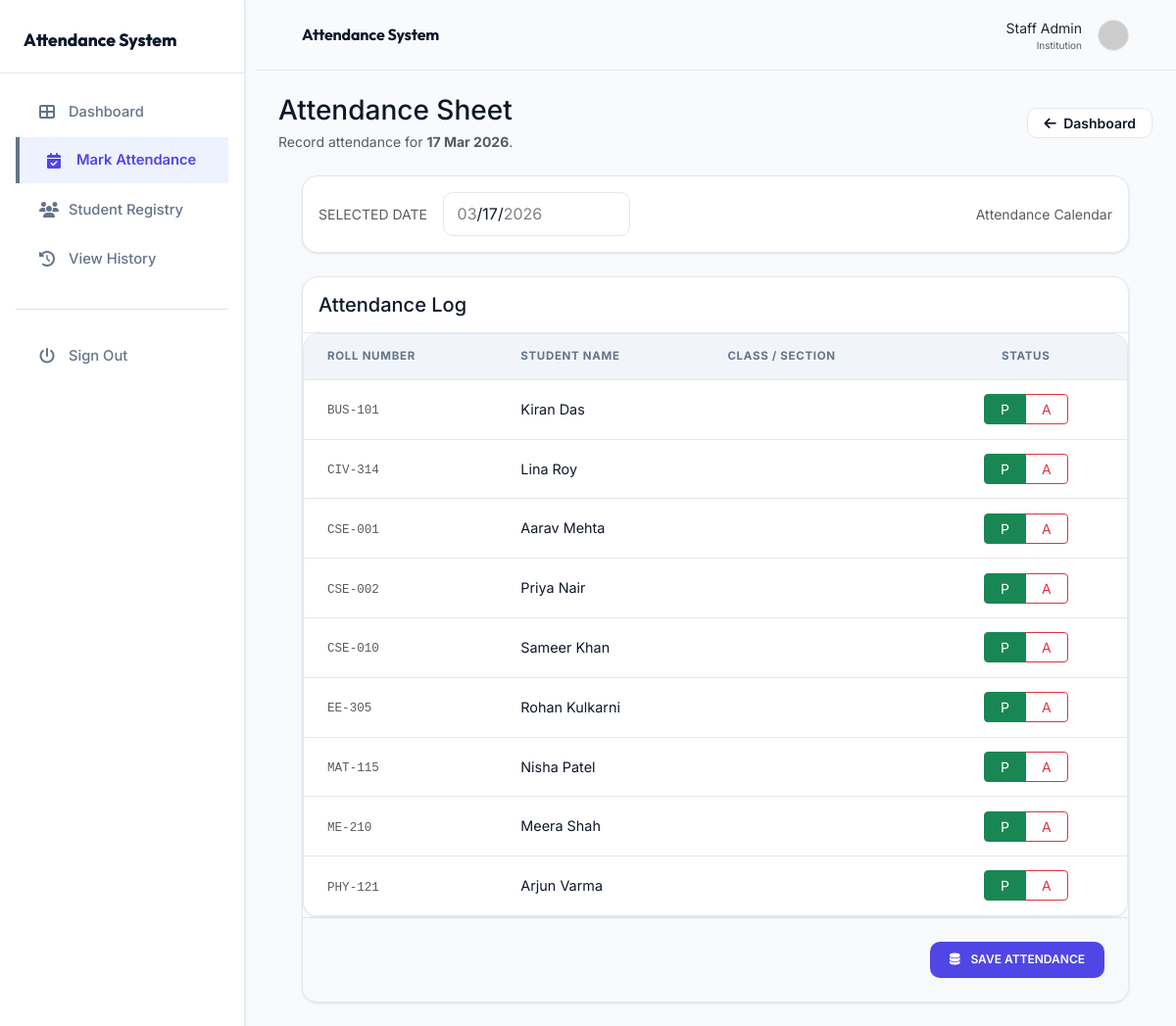
The page /03_student_attendance/mark_attendance.php (signed in) on the database its author committed.
### tables this page shows
CREATE TABLE IF NOT EXISTS students (
    id INT AUTO_INCREMENT PRIMARY KEY,
    name VARCHAR(100) NOT NULL,
    roll_no VARCHAR(20) NOT NULL UNIQUE,
    dept_id INT NOT NULL,
    email VARCHAR(100),
    phone VARCHAR(20),
    gender ENUM('Male', 'Female', 'Other'),
    created_at TIMESTAMP DEFAULT CURRENT_TIMESTAMP,
    FOREIGN KEY (dept_id) REFERENCES departments(id) ON DELETE CASCADE
);

### 03_student_attendance/mark_attendance.php (the view, shortened to what this page needs)
<?php
include 'includes/header.php';
include 'includes/sidebar.php';
require_once 'config.php';
$today = date('Y-m-d');
$attendance_date = isset($_GET['attendance_date']) ? $_GET['attendance_date'] : $today;
$students = $conn->query("SELECT * FROM students ORDER BY roll_no ASC");
$existing_attendance = [];
$attendance_locked = !empty($existing_attendance);
?>
<div class="executive-header mt-4 mb-4">
    <div class="d-flex justify-content-between align-items-center">
        <div>
            <h1 class="outfit fw-700 h3 mb-1">Attendance Sheet</h1>
            <p class="text-muted small mb-0">Record attendance for <strong><?php echo date('d M Y', strtotime($attendance_date)); ?></strong>.</p>
        </div>
        <div class="d-flex gap-2">
            <a href="index.php" class="btn btn-light btn-sm px-3 border">
                <i class="fas fa-arrow-left me-1"></i> Dashboard
            </a>
        </div>
    </div>
</div>
<div class="container-fluid">
    <div class="card mb-4 border-0 shadow-sm">
        <div class="card-body p-3">
            <form action="" method="get" class="row g-3 align-items-center no-print">
                <div class="col-auto">
                    <label class="form-label small fw-700 text-muted mb-0 text-uppercase tracking-widest">Selected Date</label>
                </div>
                <div class="col-md-3">
                    <input type="date" name="attendance_date" class="form-control" value="<?php echo $attendance_date; ?>" min="<?php echo $today; ?>" max="<?php echo $today; ?>" readonly required>
                </div>
                <div class="col-auto ms-auto">
                    <div class="small text-muted fw-600">Attendance Calendar</div>
                </div>
            </form>
        </div>
    </div>
    <div class="card border-0 shadow-sm overflow-hidden">
        <div class="card-header bg-white py-3 border-bottom">
            <h5 class="card-title mb-0 outfit fw-600">Attendance Log</h5>
        </div>
        <div class="card-body p-0">
            <form action="save_attendance.php" method="post">
                <div class="table-responsive">
                    <table class="table table-hover align-middle mb-0">
                        <thead>
                            <tr>
                                <th class="ps-4">Roll Number</th>
                                <th>Student Name</th>
                                <th>Class / Section</th>
                                <th class="text-center pe-4">Status</th>
                            </tr>
                        </thead>
                        <tbody>
                            <?php if ($students->num_rows > 0): ?>
                                <?php while($student = $students->fetch_assoc()): ?>
                                    <?php
                                        $s_id = $student['id'];
                                    ?>
                                    <tr>
                                        <td class="ps-4"><code class="text-muted"><?php echo htmlspecialchars($student['roll_no']); ?></code></td>
                                        <td class="fw-600"><?php echo htmlspecialchars($student['name']); ?></td>
                                        <td><span class="badge-zen bg-light text-dark"><?php echo htmlspecialchars($student['class_section']); ?></span></td>
                                        <td class="text-center pe-4">
                                            <div class="btn-group attendance-toggle" role="group">
                                                <label class="btn btn-outline-success btn-sm px-3 fw-600" for="present_<?php echo $s_id; ?>">P</label>
                                                <label class="btn btn-outline-danger btn-sm px-3 fw-600" for="absent_<?php echo $s_id; ?>">A</label>
                                            </div>
                                        </td>
                                    </tr>
                                <?php endwhile; ?>
                            <?php else: ?>
                                <tr><td colspan="4" class="text-center py-5 text-muted">No student data detected in this sector.</td></tr>
                            <?php endif; ?>
                        </tbody>
                    </table>
                </div>
                <div class="p-4 bg-light border-top text-end">
                    <button type="submit" class="btn btn-primary px-5 py-2 text-uppercase fw-700 tracking-widest" style="font-size: 0.75rem;" <?php echo $attendance_locked ? 'disabled' : ''; ?>>
                        <i class="fas fa-database me-2"></i> Save Attendance
                    </button>
                </div>
            </form>
        </div>
    </div>
</div>
<?php
include 'includes/footer.php';
?>

### 03_student_attendance/assets/css/style.css (style rules this page uses)
:root { --primary-gradient: linear-gradient(135deg, #64748b 0%, #334155 100%); --dark-bg: #0f172a; --card-bg: rgba(255, 255, 255, 0.03); --card-hover: rgba(255, 255, 255, 0.08); --border-color: rgba(255, 255, 255, 0.1); --sidebar-bg: #111827; --sidebar-hover: #1f2937; --text-main: #f8fafc; --text-muted: #94a3b8; --accent-color: #64748b; }
body { background-color: var(--dark-bg); color: var(--text-main); font-family: 'Inter', sans-serif; margin: 0; padding: 0; overflow-x: hidden; background-image: radial-gradient(circle at 50% 50%, #1e293b 0%, #0f172a 100%); min-height: 100vh; }
.card { background: var(--card-bg) !important; backdrop-filter: blur(5px); border: 1px solid var(--border-color) !important; border-radius: 16px !important; transition: transform 0.3s ease, background 0.3s ease; color: var(--text-main) !important; }
.table { color: var(--text-main) !important; border-color: var(--border-color) !important; }
.table thead th { background: rgba(255, 255, 255, 0.05); border-bottom: 2px solid var(--border-color); text-transform: uppercase; font-size: 0.8rem; letter-spacing: 1px; color: var(--text-muted); }
:root { --primary: #4f46e5; --primary-600: #4338ca; --primary-50: #eef2ff; --bg-main: #f8fafc; --surface: #ffffff; --surface-muted: #f1f5f9; --text-main: #0f172a; --text-muted: #64748b; --border-color: #e2e8f0; --shadow-sm: 0 1px 2px rgba(15, 23, 42, 0.04), 0 1px 3px rgba(15, 23, 42, 0.08); --shadow-md: 0 12px 24px rgba(15, 23, 42, 0.08); --sidebar-width: 260px; --nav-height: 72px; --radius-lg: 16px; --radius-md: 12px; --radius-sm: 10px; --transition: all 0.25s ease; }
* { box-sizing: border-box; }
body { background-color: var(--bg-main); color: var(--text-main); font-family: 'Inter', system-ui, -apple-system, sans-serif; margin: 0; padding: 0; -webkit-font-smoothing: antialiased; overflow-x: hidden; background-image: none; }
a { color: inherit; text-decoration: none; }
.container-fluid { padding-left: 1.5rem !important; padding-right: 1.5rem !important; }
.card { background: var(--surface) !important; border: 1px solid var(--border-color) !important; border-radius: var(--radius-lg) !important; box-shadow: var(--shadow-sm) !important; transition: var(--transition); margin-bottom: 1.5rem; color: var(--text-main) !important; }
.card-header { background: transparent !important; border-bottom: 1px solid var(--border-color) !important; font-weight: 600; color: var(--text-main) !important; }
.table-responsive { border-radius: var(--radius-lg); border: 1px solid var(--border-color); background: var(--surface); overflow: hidden; box-shadow: var(--shadow-sm); }
.table { margin-bottom: 0; color: var(--text-main) !important; border-color: var(--border-color) !important; }
.table thead th { background: var(--surface-muted); padding: 0.9rem 1rem; font-size: 0.72rem; font-weight: 700; text-transform: uppercase; letter-spacing: 0.06em; color: var(--text-muted); border-bottom: 1px solid var(--border-color); }
.table td { padding: 0.9rem 1rem; border-bottom: 1px solid var(--border-color); font-size: 0.9rem; color: var(--text-main) !important; }
.form-control, .form-select { border-radius: var(--radius-sm) !important; border-color: var(--border-color) !important; padding: 0.6rem 0.85rem; box-shadow: none !important; background: var(--surface) !important; color: var(--text-main) !important; }
.btn-primary { background: var(--primary) !important; border: none !important; padding: 0.6rem 1.25rem !important; font-weight: 600 !important; border-radius: var(--radius-sm) !important; transition: var(--transition); color: #fff !important; }
.btn-light, .btn-link, .btn-teal, .btn-magenta, .btn-navy, .btn-gold, .btn-yellow, .btn-purple, .btn-danger { border-radius: var(--radius-sm) !important; border: 1px solid var(--border-color) !important; background: var(--surface) !important; color: var(--text-main) !important; font-weight: 600 !important; transition: var(--transition); }

### rows shown on the page
students: roll_no "BUS-101", name "Kiran Das"
students: roll_no "CIV-314", name "Lina Roy"
students: roll_no "CSE-001", name "Aarav Mehta"
students: roll_no "CSE-002", name "Priya Nair"
students: roll_no "CSE-010", name "Sameer Khan"
students: roll_no "EE-305", name "Rohan Kulkarni"
students: roll_no "MAT-115", name "Nisha Patel"
students: roll_no "ME-210", name "Meera Shah"
students: roll_no "PHY-121", name "Arjun Varma"

### other values the page prints
date('d M Y', strtotime($attendance_date)) "17 Mar 2026"
